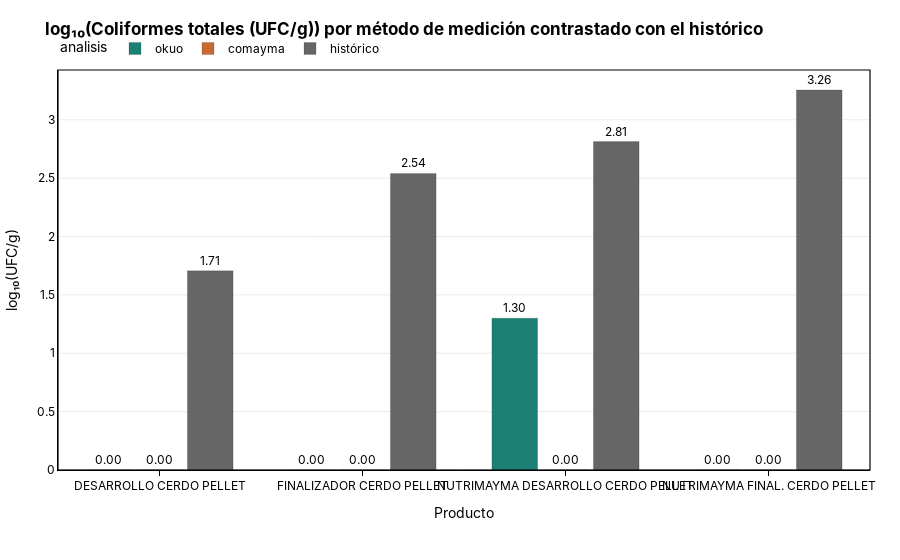

The code cell stored with this chart in its notebook:
### Code cell
# 2. Especificando una secuencia de colores
colores_corporativos = ["#1C8074", "#c76931", "#666666"]
fig2, df_plot2 = generalized_grouped_bar_corporate(
    df=datos,
    formula_col="Referencia",
    group_col="analisis",
    value_col="log10_Coliformes_UFCg",
    title="log₁₀(Coliformes totales (UFC/g)) por método de medición contrastado con el histórico",
    #order_formula=["Fórmula 4", "Fórmula 1", "Fórmula 2", "Fórmula 3"], # Orden X
    order_group=["okuo", "comayma", "histórico"],          # Orden grupos (y colores)
    color_discrete_sequence=colores_corporativos,
    x_axis_title="Producto",
    y_axis_title="log₁₀(UFC/g)",
   #write_html=f"{ROOT_IMAGEN}/coliformes.html" , # Guarda el archivo en la misma carpeta
    text_fmt=",.2f" # Formato de texto sin decimales
)

print("Gráfico generado. Mostrando el segundo ejemplo:")
fig2.show()
s3.save_plotly_html(fig2, "coliformes.html")

### Figure 1 — Plotly figure (JSON) as saved in the notebook; plotly's stock layout.template omitted (floating-point values rounded to 4 significant figures)
{"data": [{"hovertemplate": "analisis: <b>okuo</b><br>Referencia: %{x}<br>log10_Coliformes_UFCg: %{y:,.2f}<extra></extra>", "marker": {"color": "#1C8074", "line": {"color": "rgba(0,0,0,0.25)", "width": 0.6}}, "name": "okuo", "text": [0, 0, 1.301, 0], "textposition": "outside", "texttemplate": "%{text:,.2f}", "type": "bar", "x": ["DESARROLLO CERDO PELLET", "FINALIZADOR CERDO PELLET", "NUTRIMAYMA DESARROLLO CERDO PELLET", "NUTRIMAYMA FINAL. CERDO PELLET"], "y": [0, 0, 1.301, 0]}, {"hovertemplate": "analisis: <b>comayma</b><br>Referencia: %{x}<br>log10_Coliformes_UFCg: %{y:,.2f}<extra></extra>", "marker": {"color": "#c76931", "line": {"color": "rgba(0,0,0,0.25)", "width": 0.6}}, "name": "comayma", "text": [0, 0, 0, 0], "textposition": "outside", "texttemplate": "%{text:,.2f}", "type": "bar", "x": ["DESARROLLO CERDO PELLET", "FINALIZADOR CERDO PELLET", "NUTRIMAYMA DESARROLLO CERDO PELLET", "NUTRIMAYMA FINAL. CERDO PELLET"], "y": [0, 0, 0, 0]}, {"hovertemplate": "analisis: <b>histórico</b><br>Referencia: %{x}<br>log10_Coliformes_UFCg: %{y:,.2f}<extra></extra>", "marker": {"color": "#666666", "line": {"color": "rgba(0,0,0,0.25)", "width": 0.6}}, "name": "histórico", "text": [1.706, 2.54, 2.813, 3.255], "textposition": "outside", "texttemplate": "%{text:,.2f}", "type": "bar", "x": ["DESARROLLO CERDO PELLET", "FINALIZADOR CERDO PELLET", "NUTRIMAYMA DESARROLLO CERDO PELLET", "NUTRIMAYMA FINAL. CERDO PELLET"], "y": [1.706, 2.54, 2.813, 3.255]}], "layout": {"bargap": 0.25, "bargroupgap": 0.1, "barmode": "group", "font": {"color": "#000000", "family": "Inter, 'Helvetica Neue', Arial, sans-serif", "size": 12}, "hoverlabel": {"bgcolor": "#FFFFFF", "bordercolor": "#666666", "font": {"color": "#000000"}}, "legend": {"orientation": "h", "title": {"text": "analisis"}, "x": 0, "y": 1.09}, "margin": {"b": 90, "l": 40, "r": 30, "t": 70}, "paper_bgcolor": "#FFFFFF", "plot_bgcolor": "#FFFFFF", "shapes": [{"fillcolor": "rgba(0,0,0,0)", "line": {"color": "#000000", "width": 1.2}, "type": "rect", "x0": 0, "x1": 1, "xref": "paper", "y0": 0, "y1": 1, "yref": "paper"}], "title": {"text": "<b>log₁₀(Coliformes totales (UFC/g)) por método de medición contrastado con el histórico</b>"}, "xaxis": {"automargin": true, "linecolor": "#000000", "linewidth": 1, "showline": true, "tickangle": 0, "tickcolor": "#000000", "ticks": "outside", "title": {"text": "Producto"}}, "yaxis": {"automargin": true, "gridcolor": "rgba(0,0,0,0.08)", "linecolor": "#000000", "linewidth": 1, "showline": true, "title": {"text": "log₁₀(UFC/g)"}, "zeroline": true, "zerolinecolor": "rgba(0,0,0,0.2)"}}}
